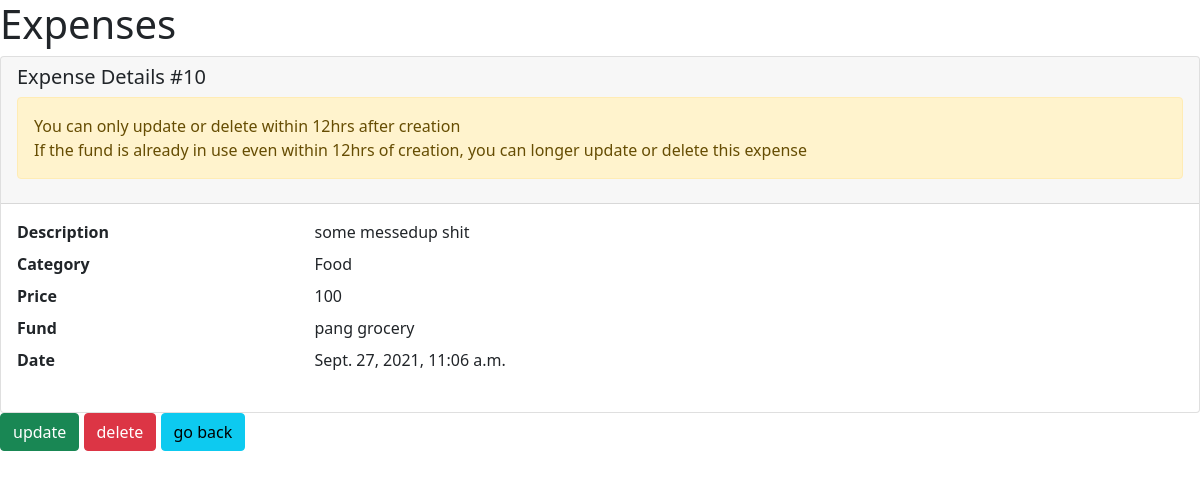
The app's page /expense/detail/10 (signed in) with its own data.
### expenses/models.py (models this page shows, shortened)
class Expense(models.Model):
	description 		= models.TextField()
	category 			= models.ForeignKey(ExpenseType, related_name='expense', on_delete=models.CASCADE, null=True)
	price				= models.IntegerField(default=0)
	timestamp			= models.DateTimeField(auto_now_add=True)
	fund 				= models.ForeignKey(Fund, related_name='fund_expenses', on_delete=models.CASCADE, null=True)
	account 			= models.ForeignKey(BankAccount, related_name='account_expenses', on_delete=models.CASCADE, null=True)

class ExpenseType(models.Model):
	name 				= models.CharField(max_length=32)
	description			= models.TextField()
	def __str__(self):
		return self.name

### fund/models.py (models this page shows)
class Fund(models.Model):
	account 			= models.ForeignKey(BankAccount, related_name='account_funds', on_delete=models.CASCADE, null=True)
	name 				= models.CharField(max_length=32)
	description 		= models.TextField()
	amount				= models.IntegerField()
	category			= models.ForeignKey(FundType, related_name='fund_category', on_delete=models.CASCADE, null=True)
	timestamp			= models.DateTimeField(auto_now_add=True, null=True)
	def __str__(self):
		return self.name

### expenses/views.py (the view)
# urls.py: path('detail/<int:pk>', views.ExpenseDetailView.as_view(), name='expenses_detail'),
@method_decorator(login_required, name='dispatch')
class ExpenseDetailView(DetailView):
	model = Expense
	template_name = 'expenses/detail.html'
	context_object_name = 'expense'
	def get_object(self, queryset=None):
		obj = super(ExpenseDetailView, self).get_object(queryset=queryset)
		if obj.account != self.request.user.bank_account:
			raise Http404()
		return obj
	def get_queryset(self):
		queryset = super(ExpenseDetailView, self).get_queryset()
		return queryset.filter(account=self.request.user.bank_account)
	def get_context_data(self, **kwargs):
		context = super(ExpenseDetailView, self).get_context_data(**kwargs)
		expense = context['expense']
		delete_link = reverse_lazy('expenses_delete', kwargs={'pk':expense.pk})
		update_link = reverse_lazy('expenses_update', kwargs={'pk':expense.pk})
		if not is_object_expired(expense, settings.TWELVE_HOUR_DURATION):
			context['update_link'] = update_link
			context['delete_link'] = delete_link
			context['is_expired'] = False
		else:
			context['is_expired'] = True
		context['go_back_link'] = reverse_lazy('expenses_list')
		return context

### accounts/utils.py (called while the page is built)
def is_object_expired(obj, duration):
	expired_on = timezone.make_aware(datetime.now() - duration)
	return obj.timestamp < expired_on

### templates/expenses/detail.html
{% extends 'expense_base.html' %}
{% block content %}
	<div class="card">
	    <div class="card-header">
	        <h5 class="card-title">Expense Details #{{expense.id}}</h5>
	        {% if not is_expired %}
	        	<p class="alert alert-warning">You can only update or delete within 12hrs after creation<br>
	        	If the fund is already in use even within 12hrs of creation,
	        	you can longer update or delete this expense</p>
	        {% else %}
	        	<p class="alert alert-warning">You can longer update or delete this expense</p>
	        {% endif %}
	    </div>
	    <div class="card-body">
	    <dl class="row">
	      <dt class="col-sm-3">Description</dt>
	      <dd class="col-sm-9">{{ expense.description}}</dd>
	      <dt class="col-sm-3">Category</dt>
	      <dd class="col-sm-9">{{expense.category}}</dd>
	      <dt class="col-sm-3">Price</dt>
	      <dd class="col-sm-9">{{expense.price}}</dd>
	      <dt class="col-sm-3">Fund</dt>
	      <dd class="col-sm-9">{{expense.fund}}</dd>
	      <dt class="col-sm-3">Date</dt>
	      <dd class="col-sm-9">{{expense.timestamp}}</dd>
	    </dl>
	    </div>
	</div>
	{% if not is_expired %}
		<a href="{{update_link}}" class="btn btn-success">update</a>
		<a href="{{delete_link}}" class="btn btn-danger">delete</a>
	{% endif %}
	<a href="{{go_back_link}}" class="btn btn-info">go back</a>
{% endblock %}

### records on screen
Expense: id "10", description "some messedup shit", category "Food", price "100", fund "pang grocery", timestamp "Sept. 27, 2021, 11:06 a.m."
